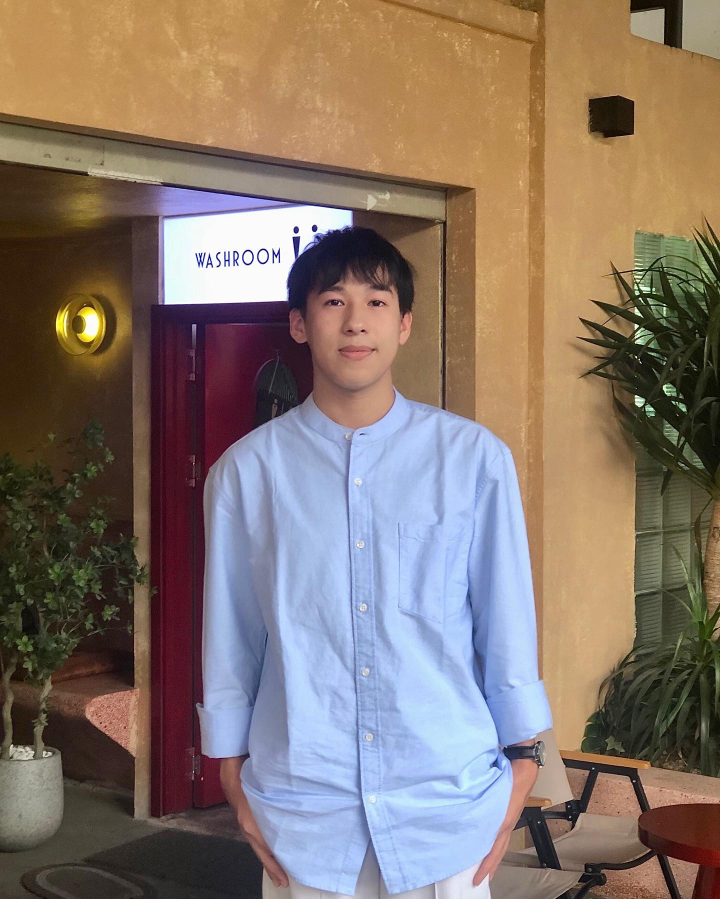
#> input picture face-recognition-be/scripts/data/ca_register.jpg, 1440 x 1798 px (shown at 1/2 size)
$ python -i main.py   (imports and definitions only)
#> lines starting #> are read from the running program, lines starting #| are printed output that depends on the picture
#> further down, picture is the input picture: shape (1798, 1440, 3); mean B, G, R 107.2, 117.5, 133.6
# import packages
import os
import cv2
import itertools
import numpy as np
import matplotlib.pyplot as plt

from sklearn.preprocessing import LabelEncoder
from sklearn.model_selection import train_test_split
from sklearn.metrics import classification_report
from sklearn.metrics import confusion_matrix
import keras
from keras.models import Sequential, Model

from keras.utils import to_categorical
from keras.layers import (
    ZeroPadding2D,
    Convolution2D,
    MaxPooling2D,
    Conv2D,
    MaxPool2D,
    Flatten,
    Dense,
    Dropout,
    Flatten,
    Activation,
    Input,
    BatchNormalization,
)


def detect_face(img):
    face_cascade = cv2.CascadeClassifier("../utils/haarcascade_frontalface_default.xml")

    gray = cv2.cvtColor(img, cv2.COLOR_BGR2GRAY)
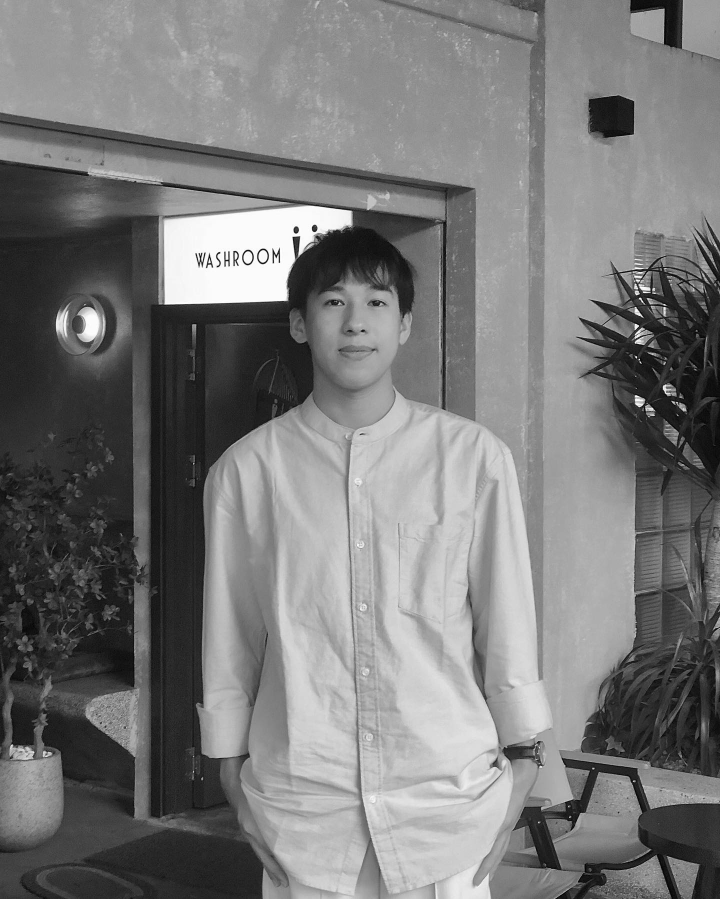
#> gray: shape (1798, 1440) (shown at 1/2 size); min 0, max 255, mean 121.1

    faces = face_cascade.detectMultiScale(
        gray, scaleFactor=1.1, minNeighbors=5, minSize=(30, 30)
    )
#> faces = [[745, 1677, 65, 65], [406, 1347, 83, 83], [600, 524, 225, 225]]

    if len(faces) == 0:
        return None

    # Get the first detection face - can choose random
    x, y, w, h = faces[0]
#> x = 745; y = 1677; w = 65; h = 65

    # Crop the face from the image
    face = img[y : y + h, x : x + w]
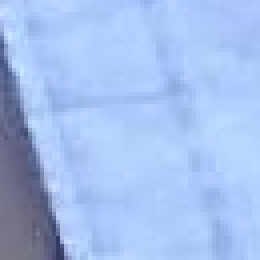
#> face: shape (65, 65, 3) (shown 4 times larger); mean B, G, R 236.3, 190.4, 165

    face_gray = cv2.cvtColor(face, cv2.COLOR_BGR2GRAY)
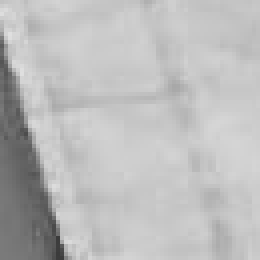
#> face_gray: shape (65, 65) (shown 4 times larger); min 59, max 223, mean 188

    face_resized = cv2.resize(face_gray, (50, 50))

    return face_resized


# [10 lines left out: function print_progress, not called in this run]


dataset_folder = "../../../dataset/data/"

names = []
images = []
# [13 lines not run here, left out]


# [43 lines left out: function img_augmentation, not called in this run]


augmented_images = []
augmented_names = []
# [9 lines not run here, left out]

# reduce sample size per-class using numpy random choice
n = 1000


def randc(labels, l):
    return np.random.choice(np.where(np.array(labels) == l)[0], n, replace=False)


# [1 line that did not run here, left out]

# [1 line that did not run here, left out]
# [1 line that did not run here, left out]

le = LabelEncoder()

# [1 line not run here, left out]

# [1 line that did not run here, left out]

# [1 line that did not run here, left out]

# [1 line that did not run here, left out]

# [1 line not run here, left out]

>>> import cv2
>>> picture = cv2.imread('../../../face-recognition-be/scripts/data/ca_register.jpg')
>>> result = detect_face(picture)
